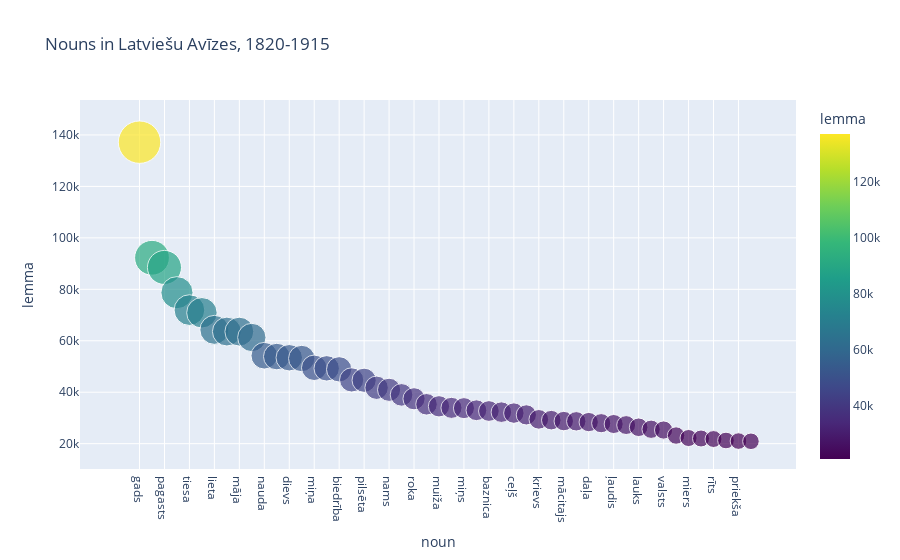

Notebook code for this chart:
### Code cell
# create bubble diagram for each noun up to 50
max_rows = 50
save_dir = "../bubble_diagrams/"
label = "Nouns"
year_start = 1820
year_end = 1915

df["form_len_scaled"] = df.correct_lemma * 0.05
tdf = df.head(max_rows)
tdf.columns = [ "lemma", "scale_factor"]
    
fig = px.scatter(tdf, 
    title=f"{label} in Latviešu Avīzes, {year_start}-{year_end}", # how the heck does copilot figure this out?
    x=tdf.index, y="lemma", size="scale_factor", size_max=30, color="lemma", color_continuous_scale=px.colors.sequential.Viridis)
fig.show()
fig.write_html(f"{save_dir}{label}_{year_start}_{year_end}.html")

### Figure 1 — Plotly figure (JSON) as saved in the notebook; plotly's stock layout.template omitted (floating-point values rounded to 4 significant figures)
{"data": [{"hovertemplate": "noun=%{x}<br>lemma=%{marker.color}<br>scale_factor=%{marker.size}<extra></extra>", "legendgroup": "", "marker": {"color": [137200, 92262, 88500, 78696, 71923, 70873, 64237, 63579, 63553, 61266, 54189, 53858, 53403, 53100, 49495, 49281, 48893, 44777, 44648, 41734, 40933, 38960, 37450, 35310, 34523, 33913, 33807, 32992, 32697, 32253, 31879, 31183, 29450, 29140, 28777, 28690, 28392, 27959, 27635, 27230, 26377, 25597, 25299, 23155, 22193, 22006, 21800, 21230, 21008, 20922], "coloraxis": "coloraxis", "size": [6860, 4613.0, 4425, 3935.0, 3596.0, 3544.0, 3212.0, 3179.0, 3178.0, 3063.0, 2709.0, 2693.0, 2670.0, 2655, 2475.0, 2464.0, 2445.0, 2239.0, 2232.0, 2087.0, 2047.0, 1948, 1872.0, 1766.0, 1726.0, 1696.0, 1690.0, 1650.0, 1635.0, 1613.0, 1594.0, 1559.0, 1472.0, 1457, 1439.0, 1434.0, 1420.0, 1398.0, 1382.0, 1362.0, 1319.0, 1280.0, 1265.0, 1158.0, 1110.0, 1100.0, 1090, 1062.0, 1050.0, 1046.0], "sizemode": "area", "sizeref": 7.622, "symbol": "circle"}, "mode": "markers", "name": "", "orientation": "v", "showlegend": false, "type": "scatter", "x": ["gads", "laiks", "pagasts", "diena", "tiesa", "zeme", "lieta", "darbs", "māja", "vieta", "nauda", "kungs", "dievs", "bērns", "miņa", "skola", "biedrība", "cilveks", "pilsēta", "latvietis", "nams", "draudze", "roka", "puse", "muiža", "tauta", "miņs", "kars", "baznica", "mārds", "ceļš", "zirgs", "krievs", "rublis", "mācitajs", "iela", "daļa", "saimnieks", "ļaudis", "spēks", "lauks", "grāmata", "valsts", "apriņķis", "miers", "gods", "rīts", "vārds", "priekša", "vakars"], "xaxis": "x", "y": [137200, 92262, 88500, 78696, 71923, 70873, 64237, 63579, 63553, 61266, 54189, 53858, 53403, 53100, 49495, 49281, 48893, 44777, 44648, 41734, 40933, 38960, 37450, 35310, 34523, 33913, 33807, 32992, 32697, 32253, 31879, 31183, 29450, 29140, 28777, 28690, 28392, 27959, 27635, 27230, 26377, 25597, 25299, 23155, 22193, 22006, 21800, 21230, 21008, 20922], "yaxis": "y"}], "layout": {"coloraxis": {"colorbar": {"title": {"text": "lemma"}}, "colorscale": [[0, "#440154"], [0.1111, "#482878"], [0.2222, "#3e4989"], [0.3333, "#31688e"], [0.4444, "#26828e"], [0.5556, "#1f9e89"], [0.6667, "#35b779"], [0.7778, "#6ece58"], [0.8889, "#b5de2b"], [1, "#fde725"]]}, "legend": {"itemsizing": "constant", "tracegroupgap": 0}, "title": {"text": "Nouns in Latviešu Avīzes, 1820-1915"}, "xaxis": {"anchor": "y", "domain": [0, 1], "title": {"text": "noun"}}, "yaxis": {"anchor": "x", "domain": [0, 1], "title": {"text": "lemma"}}}}
